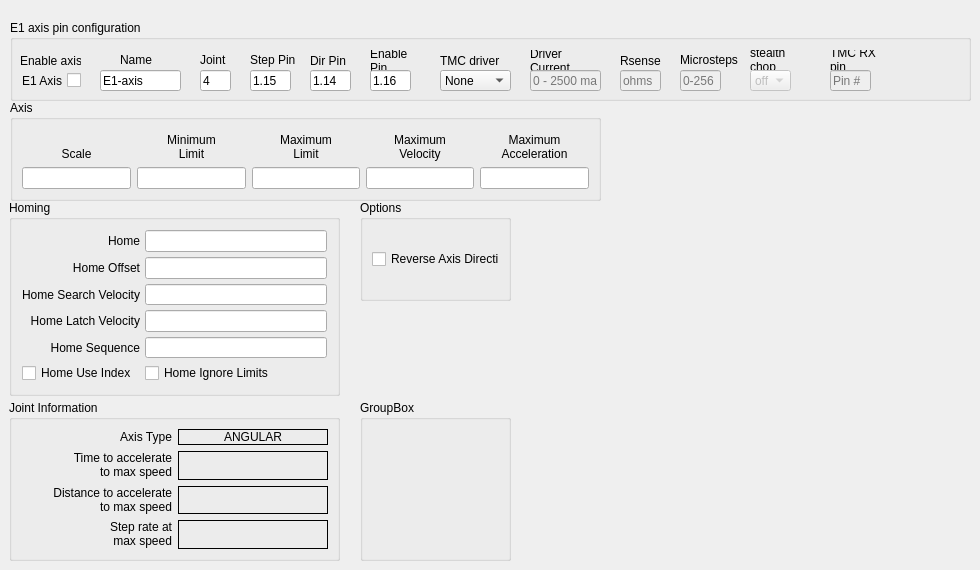
        <widget class="QWidget" name="tab_15">
         <attribute name="title">
          <string>E1 Axis</string>
         </attribute>
         <widget class="QGroupBox" name="gridGroupBox_6">
          <property name="geometry">
           <rect>
            <x>9</x>
            <y>400</y>
            <width>331</width>
            <height>161</height>
           </rect>
          </property>
          <property name="styleSheet">
           <string notr="true"/>
          </property>
          <property name="title">
           <string>Joint Information</string>
          </property>
          <layout class="QGridLayout" name="gridLayout_35">
           <item row="1" column="1">
            <widget class="QLabel" name="timeJoint_4">
             <property name="frameShape">
              <enum>QFrame::Box</enum>
             </property>
             <property name="text">
              <string>&lt;html&gt;&lt;head/&gt;&lt;body&gt;&lt;p align=&quot;center&quot;&gt;&lt;br/&gt;&lt;/p&gt;&lt;/body&gt;&lt;/html&gt;</string>
             </property>
            </widget>
           </item>
           <item row="1" column="0">
            <widget class="QLabel" name="label_193">
             <property name="text">
              <string>&lt;html&gt;&lt;head/&gt;&lt;body&gt;&lt;p align=&quot;right&quot;&gt;Time to accelerate&lt;br/&gt;to max speed&lt;/p&gt;&lt;/body&gt;&lt;/html&gt;</string>
             </property>
            </widget>
           </item>
           <item row="2" column="0">
            <widget class="QLabel" name="label_194">
             <property name="text">
              <string>&lt;html&gt;&lt;head/&gt;&lt;body&gt;&lt;p align=&quot;right&quot;&gt;Distance to accelerate&lt;br/&gt;to max speed&lt;/p&gt;&lt;/body&gt;&lt;/html&gt;</string>
             </property>
            </widget>
           </item>
           <item row="2" column="1">
            <widget class="QLabel" name="distanceJoint_4">
             <property name="frameShape">
              <enum>QFrame::Box</enum>
             </property>
             <property name="text">
              <string>&lt;html&gt;&lt;head/&gt;&lt;body&gt;&lt;p align=&quot;center&quot;&gt;&lt;br/&gt;&lt;/p&gt;&lt;/body&gt;&lt;/html&gt;</string>
             </property>
            </widget>
           </item>
           <item row="3" column="0">
            <widget class="QLabel" name="label_195">
             <property name="text">
              <string>&lt;html&gt;&lt;head/&gt;&lt;body&gt;&lt;p align=&quot;right&quot;&gt;Step rate at&lt;br/&gt;max speed&lt;/p&gt;&lt;/body&gt;&lt;/html&gt;</string>
             </property>
            </widget>
           </item>
           <item row="3" column="1">
            <widget class="QLabel" name="stepRateJoint_4">
             <property name="frameShape">
              <enum>QFrame::Box</enum>
             </property>
             <property name="text">
              <string>&lt;html&gt;&lt;head/&gt;&lt;body&gt;&lt;p align=&quot;center&quot;&gt;&lt;br/&gt;&lt;/p&gt;&lt;/body&gt;&lt;/html&gt;</string>
             </property>
            </widget>
           </item>
           <item row="0" column="0">
            <widget class="QLabel" name="label_126">
             <property name="text">
              <string>Axis Type</string>
             </property>
             <property name="alignment">
              <set>Qt::AlignRight|Qt::AlignTrailing|Qt::AlignVCenter</set>
             </property>
            </widget>
           </item>
           <item row="0" column="1">
            <widget class="QLabel" name="axisType_5">
             <property name="frameShape">
              <enum>QFrame::Box</enum>
             </property>
             <property name="text">
              <string>ANGULAR</string>
             </property>
             <property name="alignment">
              <set>Qt::AlignCenter</set>
             </property>
            </widget>
           </item>
          </layout>
         </widget>
         <widget class="QGroupBox" name="groupBox_7">
          <property name="geometry">
           <rect>
            <x>9</x>
            <y>200</y>
            <width>331</width>
            <height>196</height>
           </rect>
          </property>
          <property name="styleSheet">
           <string notr="true"/>
          </property>
          <property name="title">
           <string>Homing</string>
          </property>
          <layout class="QGridLayout" name="gridLayout_13">
           <property name="leftMargin">
            <number>10</number>
           </property>
           <property name="topMargin">
            <number>10</number>
           </property>
           <property name="rightMargin">
            <number>10</number>
           </property>
           <property name="bottomMargin">
            <number>10</number>
           </property>
           <property name="spacing">
            <number>5</number>
           </property>
           <item row="0" column="0">
            <widget class="QLabel" name="label_127">
             <property name="text">
              <string>Home</string>
             </property>
             <property name="alignment">
              <set>Qt::AlignRight|Qt::AlignTrailing|Qt::AlignVCenter</set>
             </property>
            </widget>
           </item>
           <item row="0" column="1">
            <widget class="QLineEdit" name="home_5">
             <property name="toolTip">
              <string>&lt;html&gt;&lt;head/&gt;&lt;body&gt;&lt;p&gt;Home is usually set to 0&lt;/p&gt;&lt;/body&gt;&lt;/html&gt;</string>
             </property>
             <property name="alignment">
              <set>Qt::AlignRight|Qt::AlignTrailing|Qt::AlignVCenter</set>
             </property>
            </widget>
           </item>
           <item row="1" column="0">
            <widget class="QLabel" name="label_128">
             <property name="text">
              <string>Home Offset</string>
             </property>
             <property name="alignment">
              <set>Qt::AlignRight|Qt::AlignTrailing|Qt::AlignVCenter</set>
             </property>
            </widget>
           </item>
           <item row="1" column="1">
            <widget class="QLineEdit" name="homeOffset_5">
             <property name="toolTip">
              <string>&lt;html&gt;&lt;head/&gt;&lt;body&gt;&lt;p&gt;Home Offset can be used to back off of the home switch&lt;/p&gt;&lt;/body&gt;&lt;/html&gt;</string>
             </property>
             <property name="alignment">
              <set>Qt::AlignRight|Qt::AlignTrailing|Qt::AlignVCenter</set>
             </property>
            </widget>
           </item>
           <item row="2" column="0">
            <widget class="QLabel" name="label_129">
             <property name="text">
              <string>Home Search Velocity</string>
             </property>
             <property name="alignment">
              <set>Qt::AlignRight|Qt::AlignTrailing|Qt::AlignVCenter</set>
             </property>
            </widget>
           </item>
           <item row="2" column="1">
            <widget class="QLineEdit" name="homeSearchVel_5">
             <property name="toolTip">
              <string>&lt;html&gt;&lt;head/&gt;&lt;body&gt;&lt;p&gt;Search Velocity is in units per second&lt;/p&gt;&lt;/body&gt;&lt;/html&gt;</string>
             </property>
             <property name="alignment">
              <set>Qt::AlignRight|Qt::AlignTrailing|Qt::AlignVCenter</set>
             </property>
            </widget>
           </item>
           <item row="3" column="0">
            <widget class="QLabel" name="label_130">
             <property name="text">
              <string>Home Latch Velocity</string>
             </property>
             <property name="alignment">
              <set>Qt::AlignRight|Qt::AlignTrailing|Qt::AlignVCenter</set>
             </property>
            </widget>
           </item>
           <item row="3" column="1">
            <widget class="QLineEdit" name="homeLatchVel_5">
             <property name="toolTip">
              <string>&lt;html&gt;&lt;head/&gt;&lt;body&gt;&lt;p&gt;Latch Velocity is in user units per second&lt;br/&gt;usually set slower than Search Velocity&lt;/p&gt;&lt;/body&gt;&lt;/html&gt;</string>
             </property>
             <property name="alignment">
              <set>Qt::AlignRight|Qt::AlignTrailing|Qt::AlignVCenter</set>
             </property>
            </widget>
           </item>
           <item row="5" column="0">
            <widget class="QCheckBox" name="homeUseIndex_5">
             <property name="text">
              <string>Home Use Index</string>
             </property>
            </widget>
           </item>
           <item row="5" column="1">
            <widget class="QCheckBox" name="homeIgnoreLimits_5">
             <property name="text">
              <string>Home Ignore Limits</string>
             </property>
            </widget>
           </item>
           <item row="4" column="0">
            <widget class="QLabel" name="label_131">
             <property name="text">
              <string>Home Sequence</string>
             </property>
             <property name="alignment">
              <set>Qt::AlignRight|Qt::AlignTrailing|Qt::AlignVCenter</set>
             </property>
            </widget>
           </item>
           <item row="4" column="1">
            <widget class="QLineEdit" name="homeSequence_5">
             <property name="toolTip">
              <string>&lt;html&gt;&lt;head/&gt;&lt;body&gt;&lt;p&gt;Home sequences start at 0 and do not skip a number.&lt;/p&gt;&lt;p&gt;Multiple joint axis use a negative number.&lt;/p&gt;&lt;p&gt;Leave blank to home the joint manually.&lt;/p&gt;&lt;/body&gt;&lt;/html&gt;</string>
             </property>
            </widget>
           </item>
          </layout>
         </widget>
         <widget class="QGroupBox" name="jointAxisGroup_4">
          <property name="geometry">
           <rect>
            <x>10</x>
            <y>100</y>
            <width>591</width>
            <height>101</height>
           </rect>
          </property>
          <property name="sizePolicy">
           <sizepolicy hsizetype="Preferred" vsizetype="Preferred">
            <horstretch>0</horstretch>
            <verstretch>0</verstretch>
           </sizepolicy>
          </property>
          <property name="styleSheet">
           <string notr="true"/>
          </property>
          <property name="title">
           <string>Axis</string>
          </property>
          <layout class="QGridLayout" name="gridLayout_2">
           <item row="0" column="0">
            <widget class="QLabel" name="label_132">
             <property name="text">
              <string>Scale</string>
             </property>
             <property name="alignment">
              <set>Qt::AlignBottom|Qt::AlignHCenter</set>
             </property>
            </widget>
           </item>
           <item row="0" column="1">
            <widget class="QLabel" name="label_133">
             <property name="text">
              <string>Minimum
Limit</string>
             </property>
             <property name="alignment">
              <set>Qt::AlignBottom|Qt::AlignHCenter</set>
             </property>
             <property name="wordWrap">
              <bool>true</bool>
             </property>
            </widget>
           </item>
           <item row="0" column="2">
            <widget class="QLabel" name="label_134">
             <property name="text">
              <string>Maximum
Limit</string>
             </property>
             <property name="textFormat">
              <enum>Qt::AutoText</enum>
             </property>
             <property name="alignment">
              <set>Qt::AlignBottom|Qt::AlignHCenter</set>
             </property>
             <property name="wordWrap">
              <bool>true</bool>
             </property>
            </widget>
           </item>
           <item row="1" column="0">
            <widget class="QLineEdit" name="scale_5"/>
           </item>
           <item row="1" column="1">
            <widget class="QLineEdit" name="minLimit_5">
             <property name="alignment">
              <set>Qt::AlignRight|Qt::AlignTrailing|Qt::AlignVCenter</set>
             </property>
            </widget>
           </item>
           <item row="1" column="2">
            <widget class="QLineEdit" name="maxLimit_5">
             <property name="alignment">
              <set>Qt::AlignRight|Qt::AlignTrailing|Qt::AlignVCenter</set>
             </property>
            </widget>
           </item>
           <item row="1" column="3" colspan="2">
            <widget class="QLineEdit" name="maxVelocity_5">
             <property name="alignment">
              <set>Qt::AlignRight|Qt::AlignTrailing|Qt::AlignVCenter</set>
             </property>
            </widget>
           </item>
           <item row="1" column="5">
            <widget class="QLineEdit" name="maxAccel_5">
             <property name="alignment">
              <set>Qt::AlignRight|Qt::AlignTrailing|Qt::AlignVCenter</set>
             </property>
            </widget>
           </item>
           <item row="0" column="5">
            <widget class="QLabel" name="label_136">
             <property name="text">
              <string>Maximum
Acceleration</string>
             </property>
             <property name="alignment">
              <set>Qt::AlignBottom|Qt::AlignHCenter</set>
             </property>
             <property name="wordWrap">
              <bool>true</bool>
             </property>
            </widget>
           </item>
           <item row="0" column="3" colspan="2">
            <widget class="QLabel" name="label_135">
             <property name="text">
              <string>Maximum
Velocity</string>
             </property>
             <property name="alignment">
              <set>Qt::AlignBottom|Qt::AlignHCenter</set>
             </property>
             <property name="wordWrap">
              <bool>true</bool>
             </property>
            </widget>
           </item>
          </layout>
         </widget>
         <widget class="QGroupBox" name="groupBox_24">
          <property name="geometry">
           <rect>
            <x>360</x>
            <y>400</y>
            <width>151</width>
            <height>161</height>
           </rect>
          </property>
          <property name="title">
           <string>GroupBox</string>
          </property>
         </widget>
         <widget class="QGroupBox" name="groupBox_25">
          <property name="geometry">
           <rect>
            <x>360</x>
            <y>200</y>
            <width>151</width>
            <height>101</height>
           </rect>
          </property>
          <property name="title">
           <string>Options</string>
          </property>
          <layout class="QGridLayout" name="gridLayout_57">
           <item row="0" column="0">
            <widget class="QCheckBox" name="reverse_5">
             <property name="text">
              <string>Reverse Axis Direction</string>
             </property>
            </widget>
           </item>
          </layout>
         </widget>
         <widget class="QGroupBox" name="groupBox_71">
          <property name="geometry">
           <rect>
            <x>10</x>
            <y>20</y>
            <width>961</width>
            <height>81</height>
           </rect>
          </property>
          <property name="title">
           <string>E1 axis pin configuration</string>
          </property>
          <widget class="QLabel" name="label_431">
           <property name="geometry">
            <rect>
             <x>820</x>
             <y>30</y>
             <width>61</width>
             <height>20</height>
            </rect>
           </property>
           <property name="text">
            <string>TMC RX pin</string>
           </property>
           <property name="wordWrap">
            <bool>true</bool>
           </property>
          </widget>
          <widget class="QLabel" name="label_432">
           <property name="geometry">
            <rect>
             <x>240</x>
             <y>30</y>
             <width>51</width>
             <height>20</height>
            </rect>
           </property>
           <property name="text">
            <string>Step Pin</string>
           </property>
           <property name="wordWrap">
            <bool>true</bool>
           </property>
          </widget>
          <widget class="QLabel" name="label_433">
           <property name="geometry">
            <rect>
             <x>670</x>
             <y>30</y>
             <width>61</width>
             <height>20</height>
            </rect>
           </property>
           <property name="text">
            <string>Microsteps</string>
           </property>
           <property name="wordWrap">
            <bool>true</bool>
           </property>
          </widget>
          <widget class="QLabel" name="label_434">
           <property name="geometry">
            <rect>
             <x>110</x>
             <y>30</y>
             <width>41</width>
             <height>20</height>
            </rect>
           </property>
           <property name="text">
            <string>Name</string>
           </property>
          </widget>
          <widget class="QLabel" name="label_435">
           <property name="geometry">
            <rect>
             <x>300</x>
             <y>30</y>
             <width>41</width>
             <height>21</height>
            </rect>
           </property>
           <property name="text">
            <string>Dir Pin</string>
           </property>
           <property name="wordWrap">
            <bool>true</bool>
           </property>
          </widget>
          <widget class="QLabel" name="label_436">
           <property name="geometry">
            <rect>
             <x>430</x>
             <y>30</y>
             <width>61</width>
             <height>21</height>
            </rect>
           </property>
           <property name="text">
            <string>TMC driver</string>
           </property>
           <property name="wordWrap">
            <bool>true</bool>
           </property>
          </widget>
          <widget class="QLabel" name="label_437">
           <property name="geometry">
            <rect>
             <x>520</x>
             <y>30</y>
             <width>71</width>
             <height>21</height>
            </rect>
           </property>
           <property name="text">
            <string>Driver Current</string>
           </property>
           <property name="wordWrap">
            <bool>true</bool>
           </property>
          </widget>
          <widget class="QLabel" name="label_438">
           <property name="geometry">
            <rect>
             <x>610</x>
             <y>30</y>
             <width>41</width>
             <height>21</height>
            </rect>
           </property>
           <property name="text">
            <string>Rsense</string>
           </property>
           <property name="wordWrap">
            <bool>true</bool>
           </property>
          </widget>
          <widget class="QLabel" name="label_439">
           <property name="geometry">
            <rect>
             <x>10</x>
             <y>30</y>
             <width>61</width>
             <height>21</height>
            </rect>
           </property>
           <property name="text">
            <string>Enable axis</string>
           </property>
          </widget>
          <widget class="QLabel" name="label_440">
           <property name="geometry">
            <rect>
             <x>360</x>
             <y>30</y>
             <width>51</width>
             <height>21</height>
            </rect>
           </property>
           <property name="text">
            <string>Enable Pin</string>
           </property>
           <property name="wordWrap">
            <bool>true</bool>
           </property>
          </widget>
          <widget class="QLabel" name="label_441">
           <property name="geometry">
            <rect>
             <x>740</x>
             <y>30</y>
             <width>61</width>
             <height>20</height>
            </rect>
           </property>
           <property name="text">
            <string>stealth chop</string>
           </property>
           <property name="wordWrap">
            <bool>true</bool>
           </property>
          </widget>
          <widget class="QLabel" name="label_442">
           <property name="geometry">
            <rect>
             <x>190</x>
             <y>30</y>
             <width>31</width>
             <height>20</height>
            </rect>
           </property>
           <property name="text">
            <string>Joint</string>
           </property>
          </widget>
          <widget class="QLineEdit" name="e1axisjoint">
           <property name="geometry">
            <rect>
             <x>190</x>
             <y>50</y>
             <width>31</width>
             <height>21</height>
            </rect>
           </property>
           <property name="text">
            <string>4</string>
           </property>
           <property name="placeholderText">
            <string>0-4</string>
           </property>
          </widget>
          <widget class="QComboBox" name="e1axistmc">
           <property name="geometry">
            <rect>
             <x>430</x>
             <y>50</y>
             <width>71</width>
             <height>21</height>
            </rect>
           </property>
           <item>
            <property name="text">
             <string>None</string>
            </property>
           </item>
           <item>
            <property name="text">
             <string>TMC2208</string>
            </property>
           </item>
           <item>
            <property name="text">
             <string>TMC2209</string>
            </property>
           </item>
          </widget>
          <widget class="QLineEdit" name="e1axiscursense">
           <property name="enabled">
            <bool>false</bool>
           </property>
           <property name="geometry">
            <rect>
             <x>610</x>
             <y>50</y>
             <width>41</width>
             <height>21</height>
            </rect>
           </property>
           <property name="text">
            <string/>
           </property>
           <property name="placeholderText">
            <string>ohms</string>
           </property>
          </widget>
          <widget class="QLineEdit" name="e1axismicrostep">
           <property name="enabled">
            <bool>false</bool>
           </property>
           <property name="geometry">
            <rect>
             <x>670</x>
             <y>50</y>
             <width>41</width>
             <height>21</height>
            </rect>
           </property>
           <property name="text">
            <string/>
           </property>
           <property name="placeholderText">
            <string>0-256</string>
           </property>
          </widget>
          <widget class="QCheckBox" name="e1axis">
           <property name="geometry">
            <rect>
             <x>0</x>
             <y>50</y>
             <width>71</width>
             <height>21</height>
            </rect>
           </property>
           <property name="layoutDirection">
            <enum>Qt::RightToLeft</enum>
           </property>
           <property name="text">
            <string>E1 Axis</string>
           </property>
          </widget>
          <widget class="QComboBox" name="e1axisstealthcop">
           <property name="enabled">
            <bool>false</bool>
           </property>
           <property name="geometry">
            <rect>
             <x>740</x>
             <y>50</y>
             <width>41</width>
             <height>21</height>
            </rect>
           </property>
           <item>
            <property name="text">
             <string>off</string>
            </property>
           </item>
           <item>
            <property name="text">
             <string>on</string>
            </property>
           </item>
          </widget>
          <widget class="QLineEdit" name="e1axisrxpin">
           <property name="enabled">
            <bool>false</bool>
           </property>
           <property name="geometry">
            <rect>
             <x>820</x>
             <y>50</y>
             <width>41</width>
             <height>21</height>
            </rect>
           </property>
           <property name="text">
            <string/>
           </property>
           <property name="placeholderText">
            <string>Pin #</string>
           </property>
          </widget>
          <widget class="QLineEdit" name="e1axistxt">
           <property name="geometry">
            <rect>
             <x>90</x>
             <y>50</y>
             <width>81</width>
             <height>21</height>
            </rect>
           </property>
           <property name="text">
            <string>E1-axis</string>
           </property>
           <property name="placeholderText">
            <string>comment</string>
           </property>
          </widget>
          <widget class="QLineEdit" name="e1axisdir">
           <property name="geometry">
            <rect>
             <x>300</x>
             <y>50</y>
             <width>41</width>
             <height>21</height>
            </rect>
           </property>
           <property name="text">
            <string>1.14</string>
           </property>
           <property name="placeholderText">
            <string>Pin#</string>
           </property>
          </widget>
          <widget class="QLineEdit" name="e1axiscur">
           <property name="enabled">
            <bool>false</bool>
           </property>
           <property name="geometry">
            <rect>
             <x>520</x>
             <y>50</y>
             <width>71</width>
             <height>21</height>
            </rect>
           </property>
           <property name="text">
            <string/>
           </property>
           <property name="placeholderText">
            <string>0 - 2500 ma</string>
           </property>
          </widget>
          <widget class="QLineEdit" name="e1axisenable">
           <property name="geometry">
            <rect>
             <x>360</x>
             <y>50</y>
             <width>41</width>
             <height>21</height>
            </rect>
           </property>
           <property name="text">
            <string>1.16</string>
           </property>
           <property name="placeholderText">
            <string>Pin#</string>
           </property>
          </widget>
          <widget class="QLineEdit" name="e1axisstep">
           <property name="geometry">
            <rect>
             <x>240</x>
             <y>50</y>
             <width>41</width>
             <height>21</height>
            </rect>
           </property>
           <property name="text">
            <string>1.15</string>
           </property>
           <property name="placeholderText">
            <string>Pin#</string>
           </property>
          </widget>
         </widget>
        </widget>
